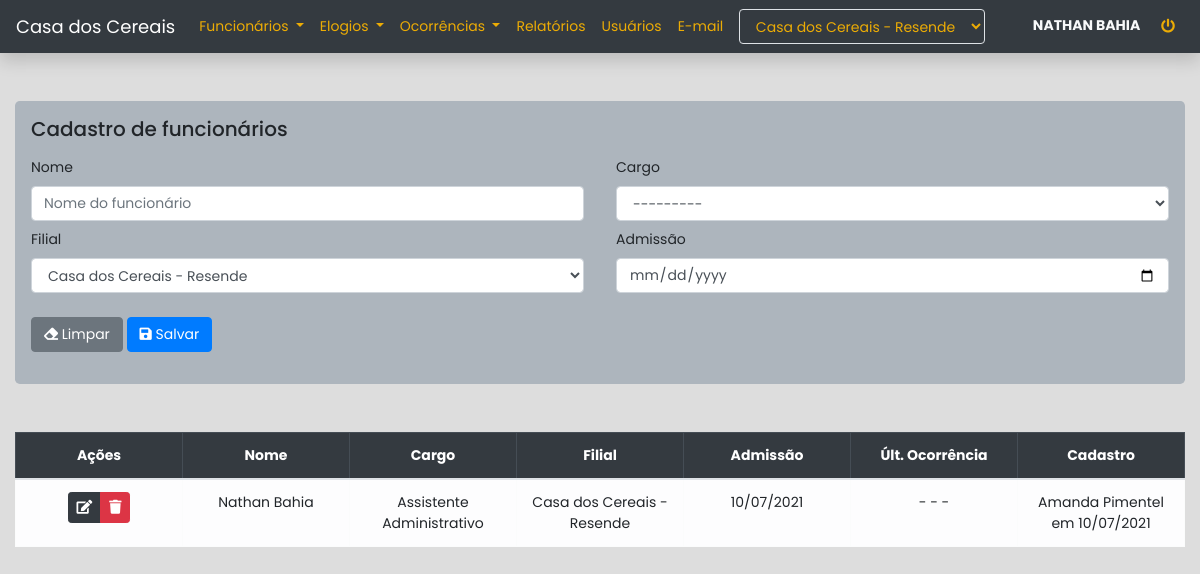
The app's page /funcionarios (signed in), older data.
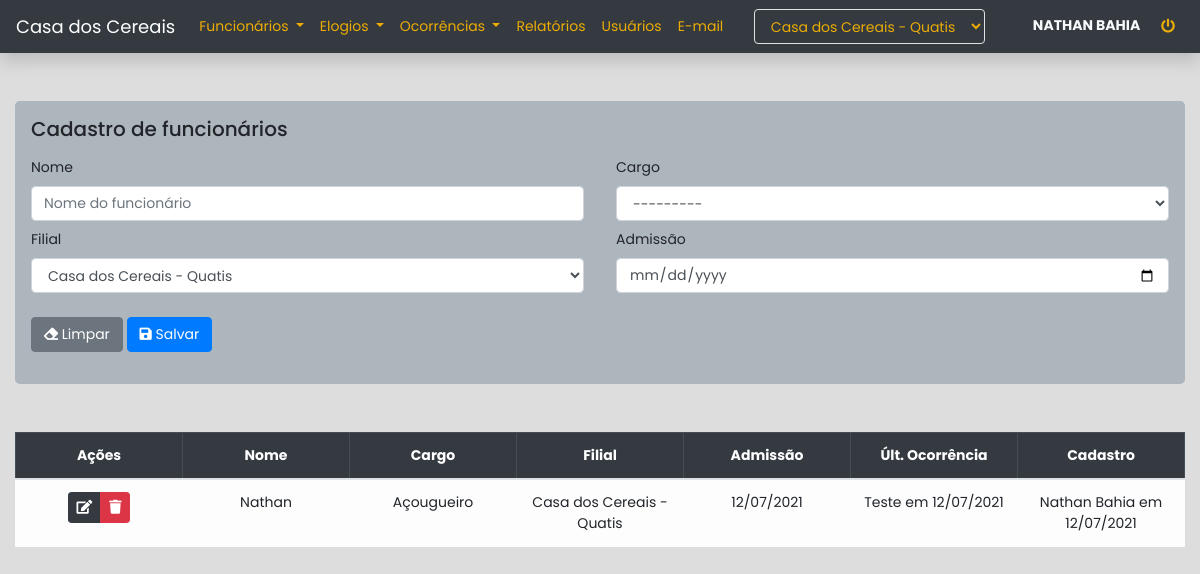
The same page, newer data.
### apps/core/models.py (models this page shows, shortened)
class Base(models.Model):
    usuario = models.ForeignKey(get_user_model(), on_delete=models.SET_NULL, null=True)
    criacao = models.DateTimeField(auto_now_add=True)
    alteracao = models.DateTimeField(auto_now=True)
    ativo = models.BooleanField(default=True)
    class Meta:
        abstract = True
    @property
    def cadastro(self):
        if self.usuario:
            return f"{self.usuario.get_full_name()} em {self.criacao.strftime('%d/%m/%Y')}"
        return f"Usuário excluído em {self.criacao.strftime('%d/%m/%Y')}"

class Funcionario(Base):
    nome = models.CharField(max_length=255)
    admissao = models.DateField(blank=True, null=True)
    cargo = models.ForeignKey(Cargo, on_delete=models.SET_NULL, null=True, related_name='funcionarios')
    filial = models.ForeignKey(Filial, on_delete=models.CASCADE, related_name='funcionarios')
    class Meta:
        ordering = ['nome']

class Cargo(Base):
    nome = models.CharField(max_length=255)
    filial = models.ForeignKey(Filial, on_delete=models.CASCADE)
    def __str__(self):
        return f'{self.nome}'
    class Meta:
        ordering = ['nome']

class Filial(Base):
    nome = models.CharField(max_length=255)
    cidade = models.CharField(max_length=255)
    def __str__(self):
        return f'{self.nome} - {self.cidade}'
    class Meta:
        ordering = ['nome', 'cidade']

class Ocorrencia(Base):
    funcionario = models.ForeignKey(Funcionario, on_delete=models.CASCADE, related_name='ocorrencias')
    motivo = models.ForeignKey(Motivo, on_delete=models.SET_NULL, null=True)
    data = models.DateField()
    observacao = models.TextField()
    class Meta:
        ordering = ['data']

### apps/core/views.py (the view, shortened to what this page needs)
# urls.py: path('funcionarios', views.funcionarios, name='funcionarios'),
@login_required
def funcionarios(request, pk=None):
    usuario = request.user.perfil.latest('id')
    instance = None
    msg_sucesso = 'Funcionário cadastrado com sucesso'
    msg_erro = 'Falha ao cadastrar funcionário'
    if pk:
        instance = models.Funcionario.objects.get(pk=pk)
        msg_sucesso = 'Funcionário editado com sucesso'
        msg_erro = 'Falha ao editar funcionário'
    form = forms.FuncionarioForm(
        usuario=usuario,
        instance=instance
    )
    query = None
    if not instance:
        query = models.Funcionario.objects.filter(filial=usuario.filial)
    context = {
        'form': form,
        'instance': instance,
        'funcionarios': query,
    }
    return render(request, 'core/funcionarios/funcionarios.html', context)

### apps/core/context_processors.py (called while the page is built)
def usuario(request):
    if not request.user.is_authenticated:
        return {}
    context = {'usuario': {}}
    perfil = request.user.perfil.order_by('id').last()
    if perfil:
        context['usuario']['filial'] = perfil.filial
        context['usuario']['filiais'] = models.Filial.objects.all()
        if perfil.tipo == '2':
            context['usuario']['administrador'] = True
    return context

### apps/core/templates/core/funcionarios/funcionarios.html (shortened to what the changed rows need)
{% extends 'core/base.html' %}
{% load bootstrap4 %}
{% block content %}
<div class="container-fluid">
    <form method='post' class='my-5 jumbotron p-3' autocomplete="off">
        <div class="row mx-0 mt-3">
            <div class="col-12 col-sm-6 px-0 pr-sm-3">
                <div class="form-group mb-2">
                    <label for="{{ form.filial.id_for_label }}">{{ form.filial.label }}</label>
                    {{ form.filial }}
                </div>
            </div>
        </div>
    </form>
    {% if not instance %}
        {% if funcionarios %}
            <div class="table-responsive mt-5">
                <table class="table table-bordered text-center">
                    <thead class="table-dark">
                        <tr>
                            <th>Ações</th>
                            <th>Nome</th>
                            <th>Cargo</th>
                            {% if usuario.administrador %}
                                <th>Filial</th>
                            {% endif %}
                            <th>Admissão</th>
                            <th>Últ. Ocorrência</th>
                            <th>Cadastro</th>
                        </tr>
                    </thead>
                    <tbody class="table-light">
                        {% for funcionario in funcionarios %}
                            <tr>
                                <td>
                                    <div class="btn-group">
                                        <a href="{% url 'core:edit_funcionarios' funcionario.id %}" class="btn btn-sm btn-dark" data-toggle="tooltip" title="Editar funcionário"><i class="fas fa-edit"></i></a>
                                        {% if usuario.administrador %}
                                            <button class="btn btn-sm btn-danger btn-delete-funcionario" data-funcionario="{{ funcionario.id }}" data-toggle="tooltip" title="Excluir funcionário"><i class="fas fa-trash"></i></button>
                                        {% endif %}
                                    </div>
                                </td>
                                <td>{{ funcionario.nome }}</td>
                                <td>{{ funcionario.cargo.nome }}</td>
                                {% if usuario.administrador %}
                                    <td>{{ funcionario.filial }}</td>
                                {% endif %}
                                <td>{{ funcionario.admissao|date:'d/m/Y' }}</td>
                                {% if funcionario.ocorrencias.last.observacao %}
                                    <td>{{ funcionario.ocorrencias.last.observacao|truncatewords:20 }} em {{ funcionario.ocorrencias.last.criacao|date:'d/m/Y' }}</td>
                                {% else %}
                                    <td>- - -</td>
                                {% endif %}
                                <td>{{ funcionario.cadastro }}</td>
                            </tr>
                        {% endfor %}
                    </tbody>
                </table>
            </div>
            {% else %}
            <div class="alert alert-warning mt-5">
                Nenhum funcionário cadastrado até o momento
            </div>
        {% endif %}
    {% endif %}
</div>
{% endblock content %}

### apps/core/templates/core/base.html (shortened to what this page needs)
<!DOCTYPE html>
{% load bootstrap4 %}
<html lang="pt-br">
    <head>
        <link rel="stylesheet" href="https://use.fontawesome.com/releases/v5.0.13/css/all.css">
        {% bootstrap_css %}
    </head>
    <body>
    <nav class="navbar navbar-expand-lg navbar-dark bg-dark shadow mb-5">
        <a class="navbar-brand" href="{% url 'core:index' %}">Casa dos Cereais</a>
        <div class="collapse navbar-collapse" id="navbarSupportedContent">
            <ul class="navbar-nav mr-auto">
                <li class="nav-item dropdown">
                    <a class="nav-link dropdown-toggle text-warning" href="#" id="dropFuncionarios" role="button"
                       data-toggle="dropdown" aria-haspopup="true" aria-expanded="false">
                        Funcionários
                    </a>
                </li>
                <li class="nav-item dropdown text-warning">
                    <a class="nav-link dropdown-toggle text-warning" href="#" id="dropElogios" role="button"
                       data-toggle="dropdown" aria-haspopup="true" aria-expanded="false">
                        Elogios
                    </a>
                </li>
                <li class="nav-item dropdown">
                    <a class="nav-link dropdown-toggle text-warning" href="#" id="dropOcorrencias" role="button"
                       data-toggle="dropdown" aria-haspopup="true" aria-expanded="false">
                        Ocorrências
                    </a>
                </li>
                <li class="nav-item">
                    <a class="nav-link text-warning" href="{% url "relatorios:index" %}">Relatórios</a>
                </li>
                {% if usuario.administrador %}
                    <li class="nav-item">
                        <a class="nav-link text-warning" href="{% url 'usuarios:usuarios' %}">Usuários</a>
                    </li>
                    <li class="nav-item">
                        <a class="nav-link text-warning" href="{% url 'core:emails' %}">E-mail</a>
                    </li>
                {% endif %}
            </ul>
            {% if usuario.administrador %}
                <div class="mr-sm-5">
                    <form action="{% url "core:altera_filial" %}" method="post" id="formFilial">
                        <div class="form group">
                            <select name="filial" id="" class="form-control bg-dark border boder-light text-warning" onchange="$('#formFilial').submit()">
                                {% for filial in usuario.filiais %}
                                    <option value="{{ filial.id }}" {% if usuario.filial == filial %}selected{% endif %}>{{ filial }}</option>
                                {% endfor %}
                            </select>
                        </div>
                    </form>
                </div>
            {% endif %}
            <div class="text-light text-sm-right">
                <b>{{ request.user.get_full_name|upper }}</b>
                <a class='btn btn-sm ml-2' href="{% url 'usuarios:logout' %}" data-toggle="tooltip" title="Sair do sistema">
                    <i class="fas fa-power-off text-warning"></i>
                </a>
            </div>
        </div>
    </nav>
    {% block content %} {% endblock %}
    </body>
</html>

Row changes from the older to the newer data that the page shows:
removed Funcionario: nome "Nathan Bahia", cargo.nome "Assistente Administrativo", filial "Casa dos Cereais - Resende", admissao "10/07/2021", cadastro "Amanda Pimentel em 10/07/2021"
added Funcionario: nome "Nathan", cargo.nome "Açougueiro", filial "Casa dos Cereais - Quatis", admissao "12/07/2021", ocorrencias.last.observacao "Teste", ocorrencias.last.criacao "12/07/2021", cadastro "Nathan Bahia em 12/07/2021"
Text that changed along with them:
form field filial: "Casa dos Cereais - Resende" → "Casa dos Cereais - Quatis"
